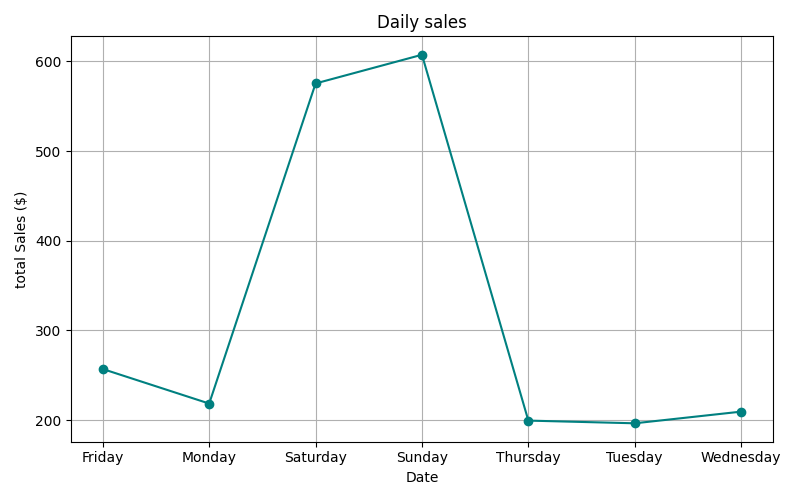

Reproduce this figure in Python.
import pandas as pd
df=pd.read_csv('Data.csv')

print("Original dta:")
print(df)

total_sales_per_day=df.pivot_table(values='Price', index ='Day', aggfunc='sum')

print("\ntotal sales:")
print(total_sales_per_day)

#total sales per day line graph
import matplotlib.pyplot as plt

total_sales_per_day = df.pivot_table(values='Price', index='Day',aggfunc='sum')

plt.figure(figsize=(8,5))
plt.plot(total_sales_per_day.index, total_sales_per_day['Price'], marker='o', linestyle='-', color='teal')

plt.title('Daily sales')
plt.xlabel('Date')
plt.ylabel('total Sales ($)')
plt.grid(True)
plt.tight_layout()
plt.show()
